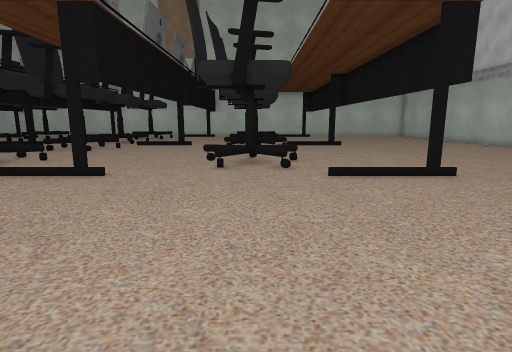
View 1 (above)

24 first-person views from a walk through a 3-D level made in the Unity game engine. The camera is 1.5 m above the floor, tilts 10° down and sees 80° across. The floor is counted in squares, 1 m on a side. Each view is taken from the middle of a square. On the plan, view 1 faces up. The plan holds only what a view shows up to about 15 squares ahead; the rest is blank. The place goes on beyond the plan. Some surface patterns are stand-ins.

View 2
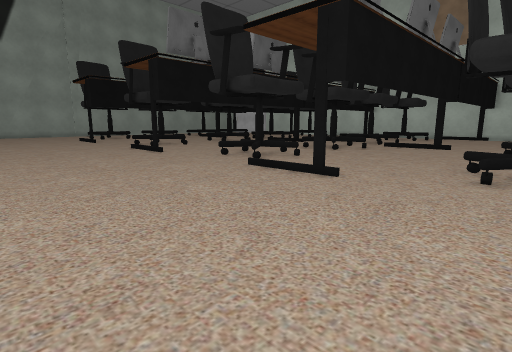

View 3
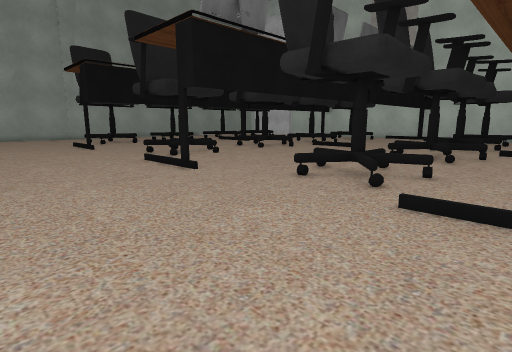

View 4
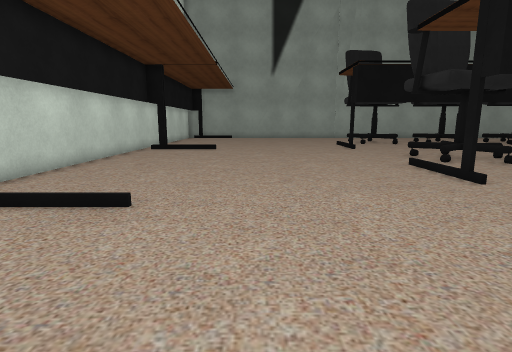

View 5
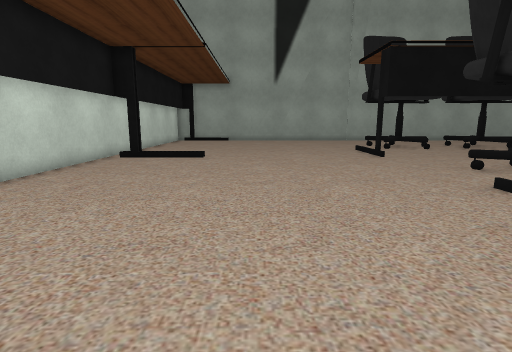

View 6
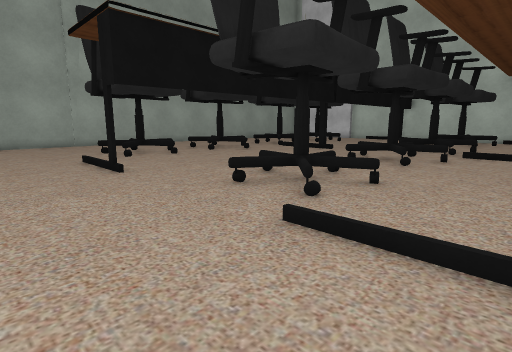

View 7
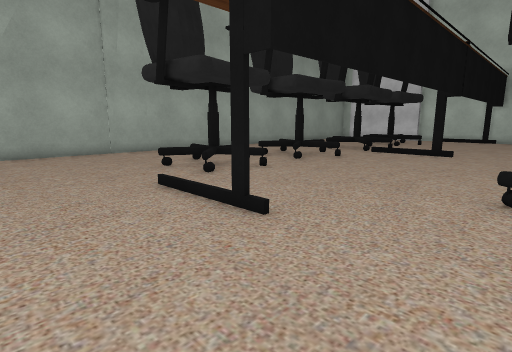

View 8
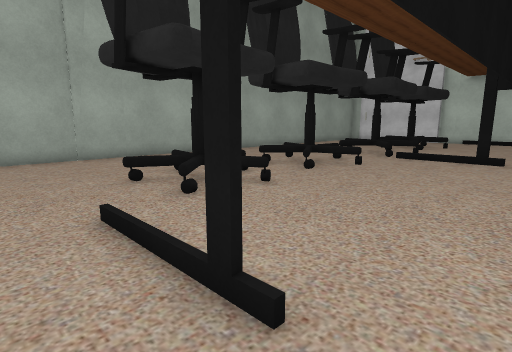

View 9
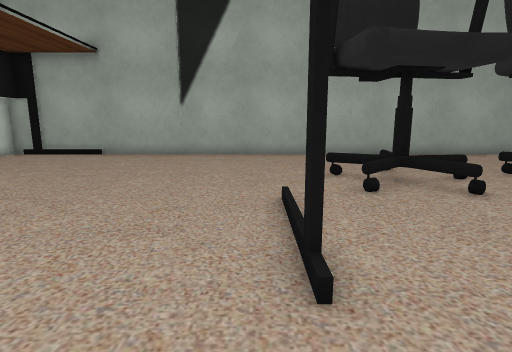

View 10
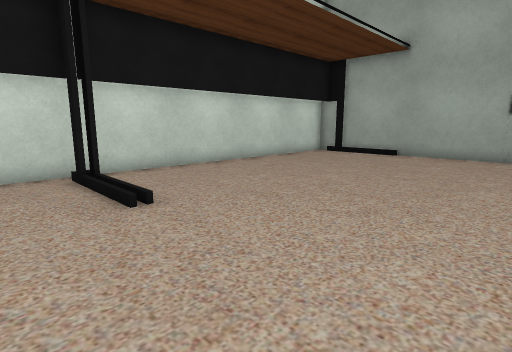

View 11
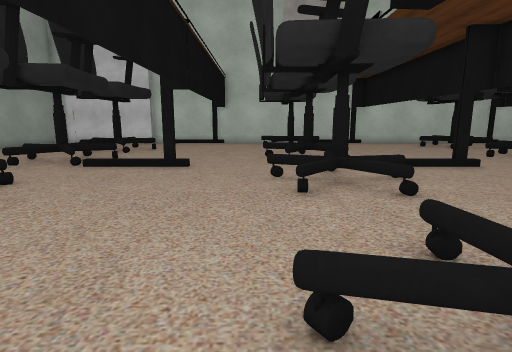

View 12
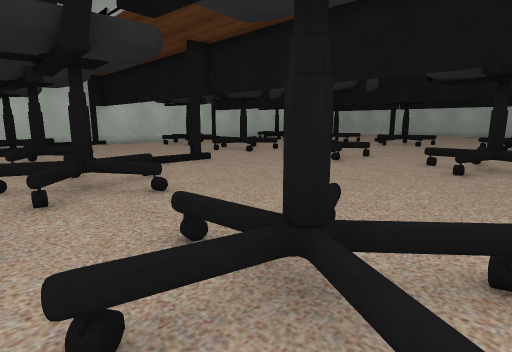

View 13
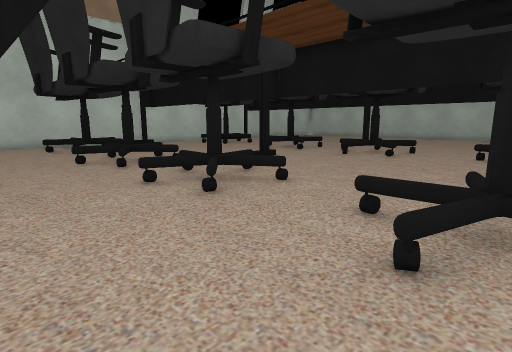

View 14
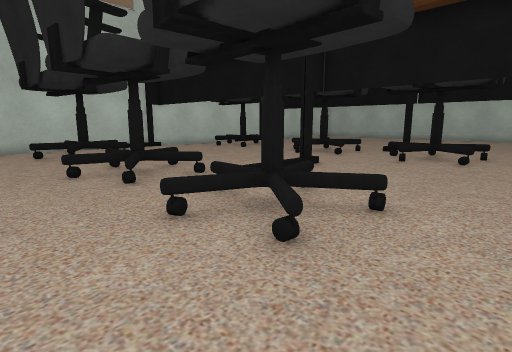

View 15
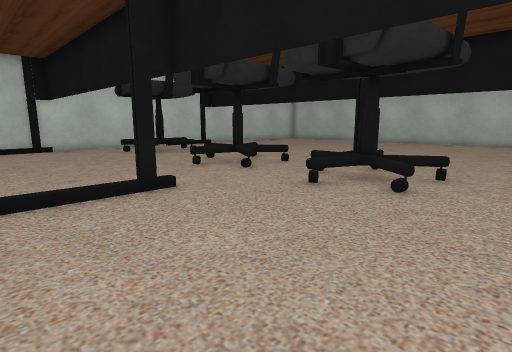

View 16
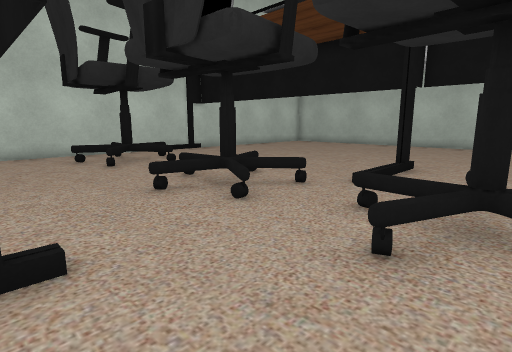

View 17
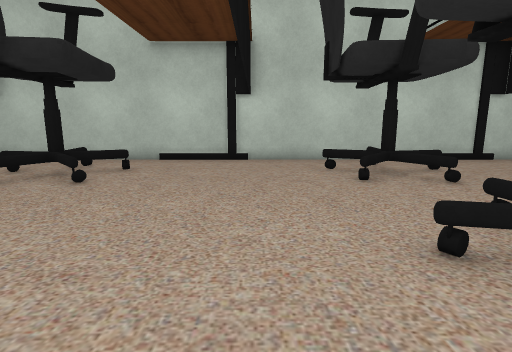

View 18
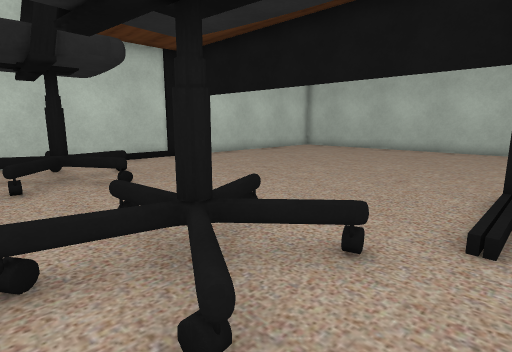

View 19
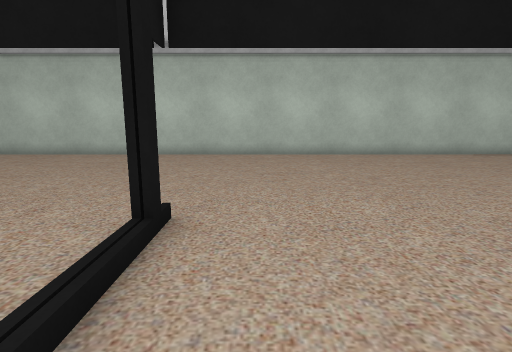

View 20
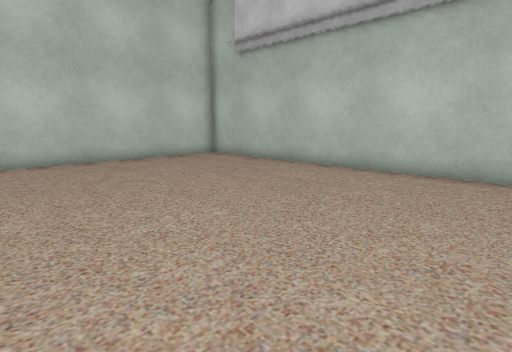

View 21
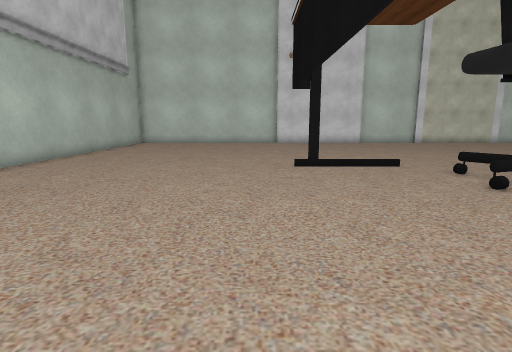

View 22
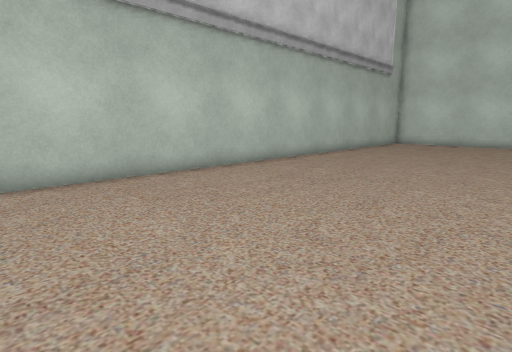

View 23
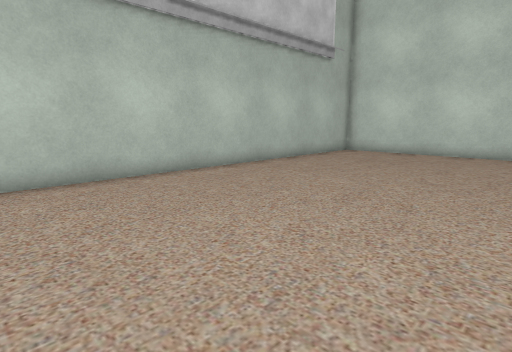

View 24
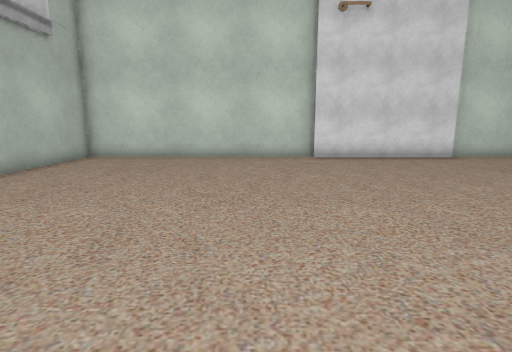

### Floor plan
Key: @ floor where view 1 was taken; # wall or solid block; . floor; O other object.
Columns run from 37 left of view 1 to 16 right of it. Each row starts with its distance up from view 1.
 33                        ###############################
 32                          ............................#
 31                          ..O.........O...............#
 30                         ...O.O......OOO..............#
 29                  OO     .OOOO........OO..............#
 28                   O     ...OO.......O.O..............#
 27                   .     ..O..........................#
 26         O         .    ..............................#
 25      .O O........O. .......O.........O...............#
 24     ...O.........O. .......O.O.......O...............#
 23     ...O.O.....OOOO   ...OOOO......OOOO..............#
 22      .OOO    ....OO.   ...O.O.......O.O..............#
 21       OOOO   ...O...   ...O.........O................#
 20 #     ...........O...................................#
 19 #.   ..O.........O.........O.........O...............#
 18 #......O.......OOOOO.....OOOO......OOOOO.............#
 17 # ...OOOOO......OOO.......OOO.......OO...............#
 16 #  ...OOO.......O.O.......O.O.........O..............#
 15 #    .O.O............................................#
 14 #    ................................................#
 13 #   ...O.........O.........O.........O...............#
 12 #....OOOO......OOOOO.....OOOO......OOOO..............#
 11 #......OO........OO.......OO........OO...............#
 10 #.....O.........O.O.......O.O.......O.O..............#
  9 #...........#.........#.........#.........#..........#
  8 #....................................................#
  7 #....................................................#
  6 #....................................................#
  5 #....................................................#
  4 #....................................................#
  3 #....................................................#
  2 #....................................................#
  1 #............................ .......................#
  0 #...........................        .@...............#
 -1 #..........................         .................#
 -2 #............#...........#         ..................#
 -3 #.......................          ...######..........#
 -4 #######################           ####    ############

Positions as (right, up) in squares from view 1, and headings:
1: (0, 0), facing up
2: (0, 1), facing up-left
3: (-6, 3), facing up-left
4: (-7, 3), facing left
5: (-11, 3), facing left
6: (-15, 5), facing up-left
7: (-21, 5), facing up-left
8: (-23, 7), facing up-left
9: (-22, 8), facing left
10: (-22, 6), facing down-left
11: (-22, 10), facing up
12: (-22, 10), facing up-right
13: (-15, 11), facing up-right
14: (-14, 14), facing up-right
15: (-8, 14), facing up-right
16: (-5, 17), facing up-right
17: (-4, 20), facing up
18: (-2, 20), facing up-right
19: (1, 19), facing right
20: (6, 20), facing up-right
21: (7, 19), facing down
22: (7, 19), facing down-right
23: (7, 12), facing down-right
24: (8, 10), facing down
